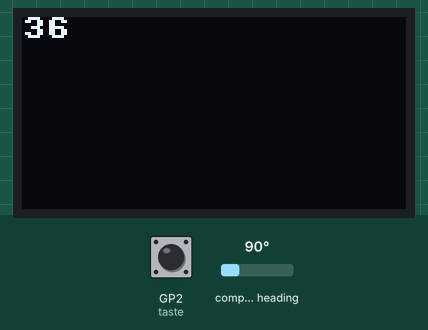
The program below on a simulated Raspberry Pi Pico running MicroPython. On the bench: 128×64 one-colour display. The inputs (shaded band) are chosen by the test bench; at power-on: compass heading 90°, GP2 (taste) HIGH. What the program prints to the serial console is not drawn.

Above: at 1.2 s.
1.3 s: compass heading set to 7°
At 2.5 s:
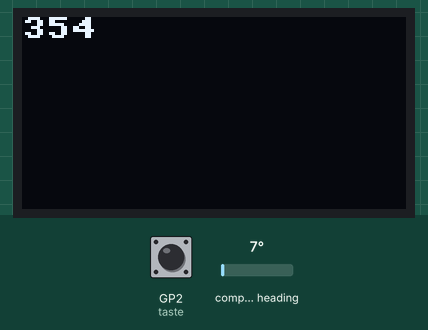
2.8 s: compass heading set to 180°
At 3.8 s:
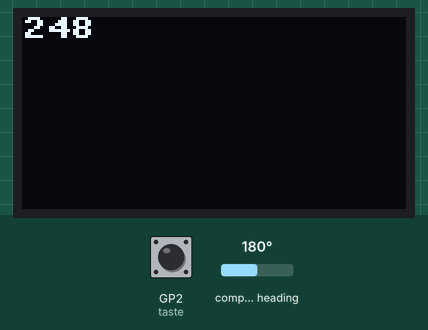
4.3 s: compass heading set to 269°
At 4.8 s:
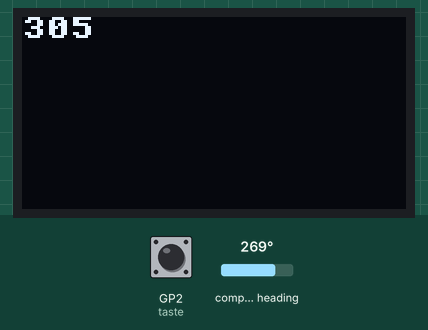
Timing chart, 0 to 7.3 s (numbered marks = the images above; inputs shaded):
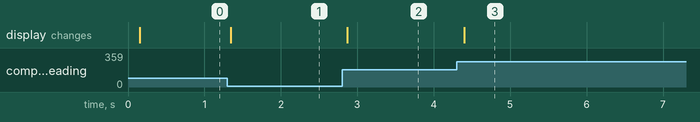

The program:

240102_kompass.py
```python
# kompass.py

# import webrepl_setup
# > d fuer disable
# Dann RST; Neustart!
#
import network; network.WLAN(network.AP_IF).active(False)
import gc
import sys, os
from machine import Pin, ADC, I2C
from time import sleep,ticks_ms
from math import atan2, degrees
import sh1106

import struct

class QMC5883L:
    QMC5883 = const(0x0D) # 7-Bit HWADR
    XRegL = const(0x00)
    XRegH = const(0x01)
    YRegL = const(0x02)
    YRegH = const(0x03)
    ZRegL = const(0x04)
    ZRegH = const(0x05)
    StatusReg = const(0x06)
    TempL = const(0x07)
    TempH = const(0x08)
    CtrlReg1 = const(0x09)
    CtrlReg2 = const(0x0A)
    Period = const(0x0B)

    DOR = const(0x04)
    OVL = const(0x02)
    DRDY= const(0x01)

    ModeMask= const(0xFC)
    Standby = const(0x00)
    Continuous = const(0x01)

    RateMask= const(0xF3)
    ORate10 = const(0x00)
    ORate50 = const(0x04)
    ORate100= const(0x08)
    ORate200= const(0x0C)

    ScaleMask=const(0xCF)
    FScale2 = const(0x00)
    FScale8 = const(0x10)

    OSRMask= const(0x3F)
    OSR512 = const(0x00)
    OSR256 = const(0x40)
    OSR128 = const(0x80)
    OSR64  = const(0xC0)

    SoftRST= const(0x80)
    RollOnt= const(0x40)
    IntEable=const(0x01)

    BezugsPegel = const(1000)


    def __init__(self,i2c,
                 ORate=ORate200,
                 FScale=FScale2,
                 OSR=OSR512,
                 ):
        self.i2c=i2c
        self.mode=Continuous
        self.oRate=ORate
        self.fScale=FScale
        self.osr=OSR
        self.configQMC()
        self.bezugsPegel=BezugsPegel
        self.readCalibration()
        print("QMC5883L is @ {}".format(QMC5883))

    def writeToReg(self,reg,val):
        d=bytes([val & 0xFF])
        self.i2c.writeto_mem(QMC5883,reg,d)

    def writeBytesToReg(self,reg,buf):
        self.i2c.writeto_mem(QMC5883,reg,buf)

    def configQMC(self):
        c1=self.mode | self.oRate | self.fScale | self.osr
        self.writeToReg(CtrlReg1,c1)
        c2=0
        self.writeToReg(CtrlReg2,c2)
        self.writeToReg(Period,0x01)


    def readNbytesFromReg(self,reg,n):
        return self.i2c.readfrom_mem(QMC5883,reg,n)

    def dataReady(self):
        val=self.i2c.readfrom_mem(QMC5883,StatusReg,1)[0]
        #print("status: {:08b}".format(val))
        drdy = val & DRDY
        ovl = (val & OVL)>>1
        return  drdy & (not ovl)# & (not dor)

    def readAxes(self):
        while not self.dataReady():
            pass
        achsen=self.readNbytesFromReg(0x00,6)
        x,y,z=struct.unpack("<hhh",achsen)
        return x,y,z

    def normalize(self,x,y):
        x-=k.xmid
        y-=k.ymid
        x=int(x/self.dx*1000+0.5)
        y=int(y/self.dy*1000+0.5)
        return x,y

    def axesAverage(self,n):
        xm,ym=0,0
        for i in range(n):
            x,y,z=k.readAxes()
            x,y=k.normalize(x,y)
            xm+=x
            ym+=y
        xm=int(xm/n)
        ym=int(ym/n)
        return x,y

    def calcAngle(self,x,y):
        angle=0
        if abs(y) < 1:
            if x > 0:
                angle = 0
            if x < 0:
                angle = 180
        else: # y > 1
            if abs(x) < 1:
                if y > 0:
                    angle = 90
                if y < 0:
                    angle = 270
            else: # x > 1
                angle = degrees(atan2(y,x))
                if angle < 0:
                    angle+=360
        return angle

    def readTemperature(self):
        return (struct.unpack("<h",\
                k.readNbytesFromReg(7,2))[0]+4000)/100

    def calibrate(self):
        xmin=32000
        xmax=-32000
        ymin=32000
        ymax=-32000
        finished=self.TimeOut(20000)
        print("CALIBRATING")
        print("ROTATE DEVICE")
        sleep(3)
        while not finished():
            x,y,z=self.readAxes()
            xmin=(xmin if x >= xmin else x)
            xmax=(xmax if x <= xmax else x)
            ymin=(ymin if y >= ymin else y)
            ymax=(ymax if y <= ymax else y)
        self.xmid=(xmin+xmax)//2
        self.ymid=(ymin+ymax)//2
        print (xmin,self.xmid, xmax)
        print (ymin,self.ymid, ymax)
        self.dx=(xmax-xmin)//2
        self.dy=(ymax-ymin)//2
        print (self.dx, self.dy)
        with open("config.txt","w") as f:
            f.write(str(self.xmid)+"\n")
            f.write(str(self.ymid)+"\n")
            f.write(str(self.dx)+"\n")
            f.write(str(self.dy)+"\n")
        print("CAL. DONE")

    def readCalibration(self):
        try:
            with open("config.txt","r") as f:
                self.xmid=int(f.readline())
                self.ymid=int(f.readline())
                self.dx=int(f.readline())
                self.dy=int(f.readline())
        except OSError:
            self.calibrate()

    def TimeOut(self,t):
        start=ticks_ms()
        def compare():
            return int(ticks_ms()-start) >= t
        return compare


# **********************************************************
def alleAus(show=True):
    for i in range(neoCnt):
        np[i]=(0,0,0)
    if show:
        np.write()


delta=22.5 #keine ahnung
h=ADC(0)   #keine ahnung
i2c=I2C(0, scl=Pin(1), sda=Pin(0))

k=QMC5883L(i2c,OSR=OSR512,ORate=ORate200,FScale=FScale2) #Kompass
display = sh1106.SH1106_I2C(128, 64, i2c, Pin(16), 0x3c) #Display

taste=Pin(2,Pin.IN,Pin.PULL_UP)

if taste.value()==0:
    k.calibrate()
else:
    while 1:
        a=k.axesAverage(100)
        w=int(k.calcAngle(a[0],a[1]))
        print(w)
        strWinkel = str(w)
        display.fill(0)
        display.text(strWinkel, 0, 0, 1)
        display.show()
        #print(str(int(w+0.5)))
```

Measured:
- after the input at 1.3 s, the display: changes at once (image 1)
- after the input at 2.8 s, the display: changes after 0.07 s (image 2)
- after the input at 4.3 s, the display: changes after 0.10 s (image 3)
